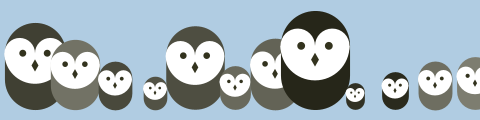
Frame 1 (no input)
Frame 60 (the mouse pressed at the canvas centre just before this capture): identical to frame 1, image omitted
Frame 120 (the mouse held since frame 60 and released just before this capture): identical to frame 1, image omitted

The Processing sketch that drew this single still picture (run headless with seeded random() and noise(); from frame 60 on, the mouse is pressed at the canvas centre):

// Processing sketch: owl_functionRand
// ── owl_functionRand.pde
void setup() {
  size(480, 120);
}

void draw() {
  background(176, 204, 226);
  randomSeed(0);
  for (int i = 35; i < width + 40; i += 40) {
    int gray = int(random(0, 102));
    float scalar = random(0.25, 1.0);
    owl(i, 110, gray, scalar);
  }
}

void owl(int x, int y, int g, float s) {
  pushMatrix();
  translate(x, y);
  scale(s);  // Set the size
  stroke(138-g, 138-g, 125-g); // Set the color value
  strokeWeight(70);
  line(0, -35, 0, -65); // Body
  noStroke();
  fill(255);
  ellipse(-17.5, -65, 35, 35); // Left eye dome
  ellipse(17.5, -65, 35, 35);  // Right eye dome
  arc(0, -65, 70, 70, 0, PI);  // Chin
  fill(51, 51, 30);
  ellipse(-14, -65, 8, 8);  // Left eye
  ellipse(14, -65, 8, 8);   // Right eye
  quad(0, -58, 4, -51, 0, -44, -4, -51); // Beak
  popMatrix();
}
